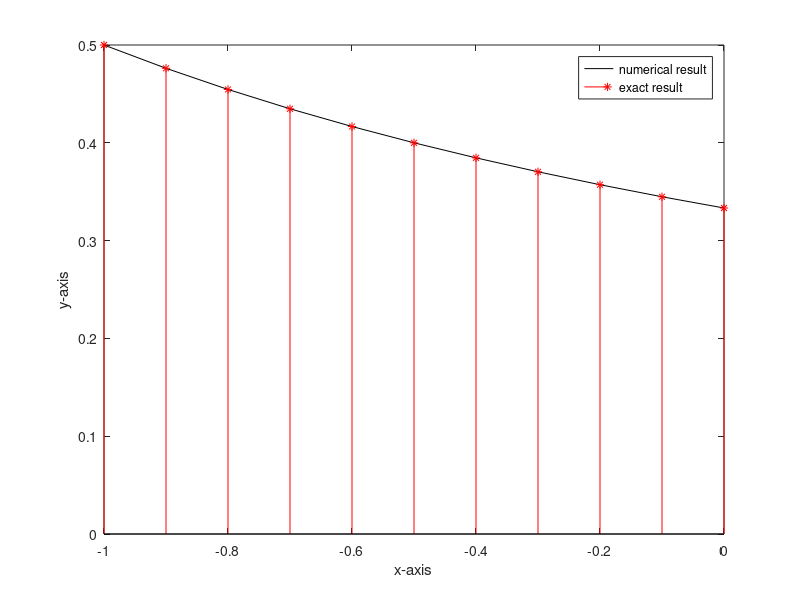

MATLAB code to generate this figure:
% Use the non-linear shooting method to approximate the solution of
% the boundary value problem and compare the result with the actual
% solution.
%
% y'' = 2*y^3,   -1 <= x <= 0,
% y(-1) = 1/2,  y(0) = 1/3,  with h = 0.1
%
% Actual solution:
% y(x) = 1/(x + 3)

function non_linear1
clc
clf
clear all

a = -1;
b = 0;
alpha = 1/2;
beta = 1/3;
h = 0.1;
tol = 0.00001;
m = 10;
k = 1;
n = (b - a)/h;
tk = (beta - alpha)/(b - a);
x = linspace(a, b, n+1);

while k <= m
    u(1) = alpha;
    u1(1) = tk;
    v(1) = 0;
    v1(1) = 1;
    for i = 1:n
        k1 = h*f(x(i), u(i), u1(i));
        k2 = h*f(x(i)+h/2, u(i)+u1(i)*h/2+h*k1/8, u1(i)+k1/2);
        k3 = h*f(x(i)+h/2, u(i)+u1(i)*h/2+h*k1/8, u1(i)+k2/2);
        k4 = h*f(x(i)+h, u(i)+u1(i)*h+h*k3/2, u1(i)+k3);
        u(i+1) = u(i) + h*(u1(i) + (k1+k2+k3)/6);
        u1(i+1) = u1(i) + (k1+2*k2+2*k3+k4)/6;

        p1 = h*g(x(i), v(i), v1(i), u(i), u1(i));
        p2 = h*g(x(i)+h/2, v(i)+v1(i)*h/2+h*p1/8, v1(i)+p1/2, u(i), u1(i));
        p3 = h*g(x(i)+h/2, v(i)+v1(i)*h/2+h*p1/8, v1(i)+p2/2, u(i), u1(i));
        p4 = h*g(x(i)+h, v(i)+v1(i)*h+h*p3/2, v1(i)+p3, u(i), u1(i));
        v(i+1) = v(i) + h*(v1(i) + (p1+p2+p3)/6);
        v1(i+1) = v1(i) + (p1+2*p2+2*p3+p4)/6;
    end
    if (abs(u(n+1) - beta) < tol)
        plot(x, u, '-k')
        hold on
        ey = 1./(x + 3);
        stem(x, ey, '*r')
        hold off
        fprintf('      x       approximate      exact         error\n');
        for i = 1:n+1
            fprintf('%11.5f %11.5f %11.5f %11.5f \n', x(i), u(i), ey(i), abs(ey(i)-u(i)));
        end
        legend('numerical result', 'exact result');
        xlabel('x-axis');
        ylabel('y-axis');
        fprintf('number of iteration = %d\n', k);
        break;
    else
        tk = tk - (u(n+1) - beta)/v(n+1);
        k = k + 1;
    end
end

function u2 = f(x, u, u1)
u2 = 2*u^3;

function v2 = g(x, v, v1, u, u1)
v2 = 6*u^2*v;
